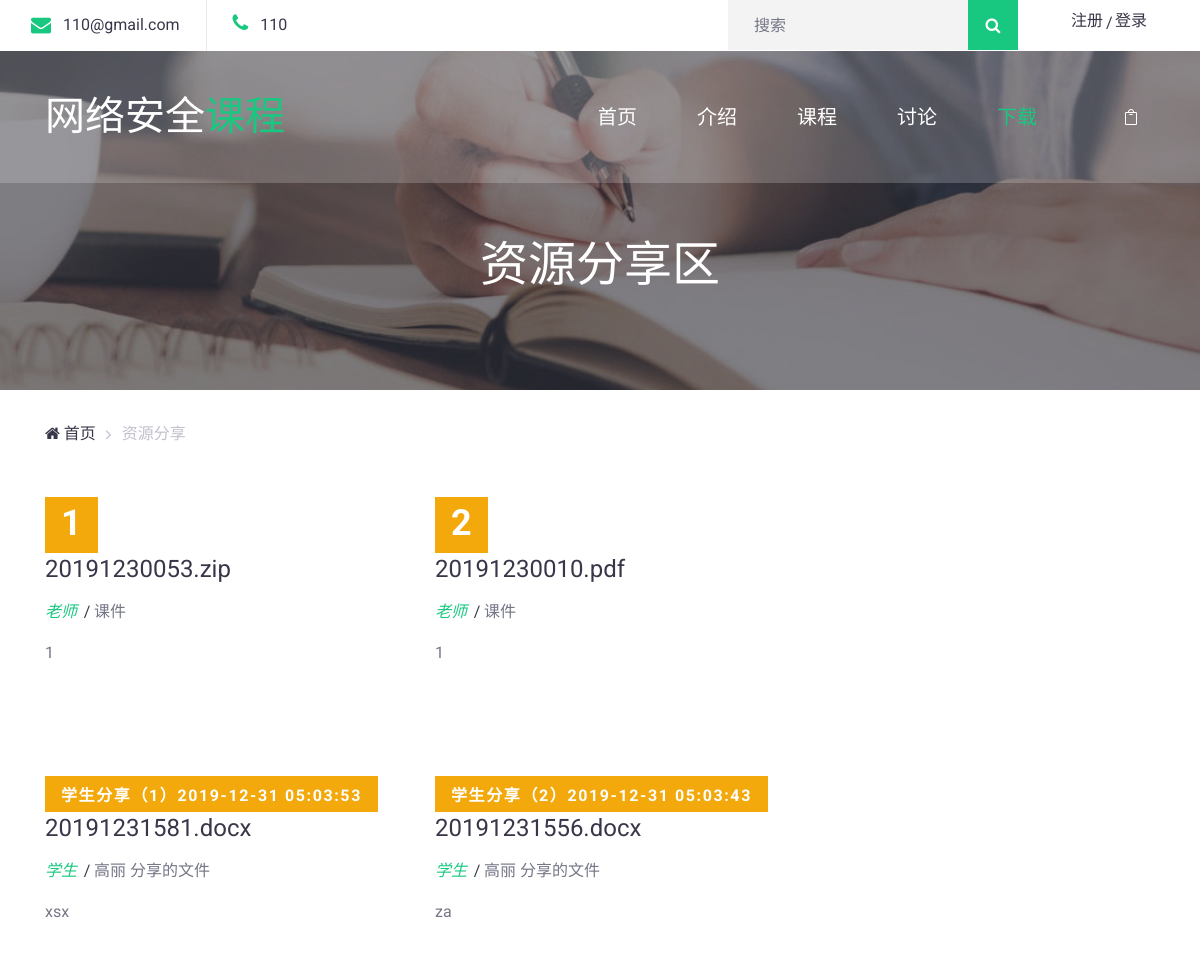
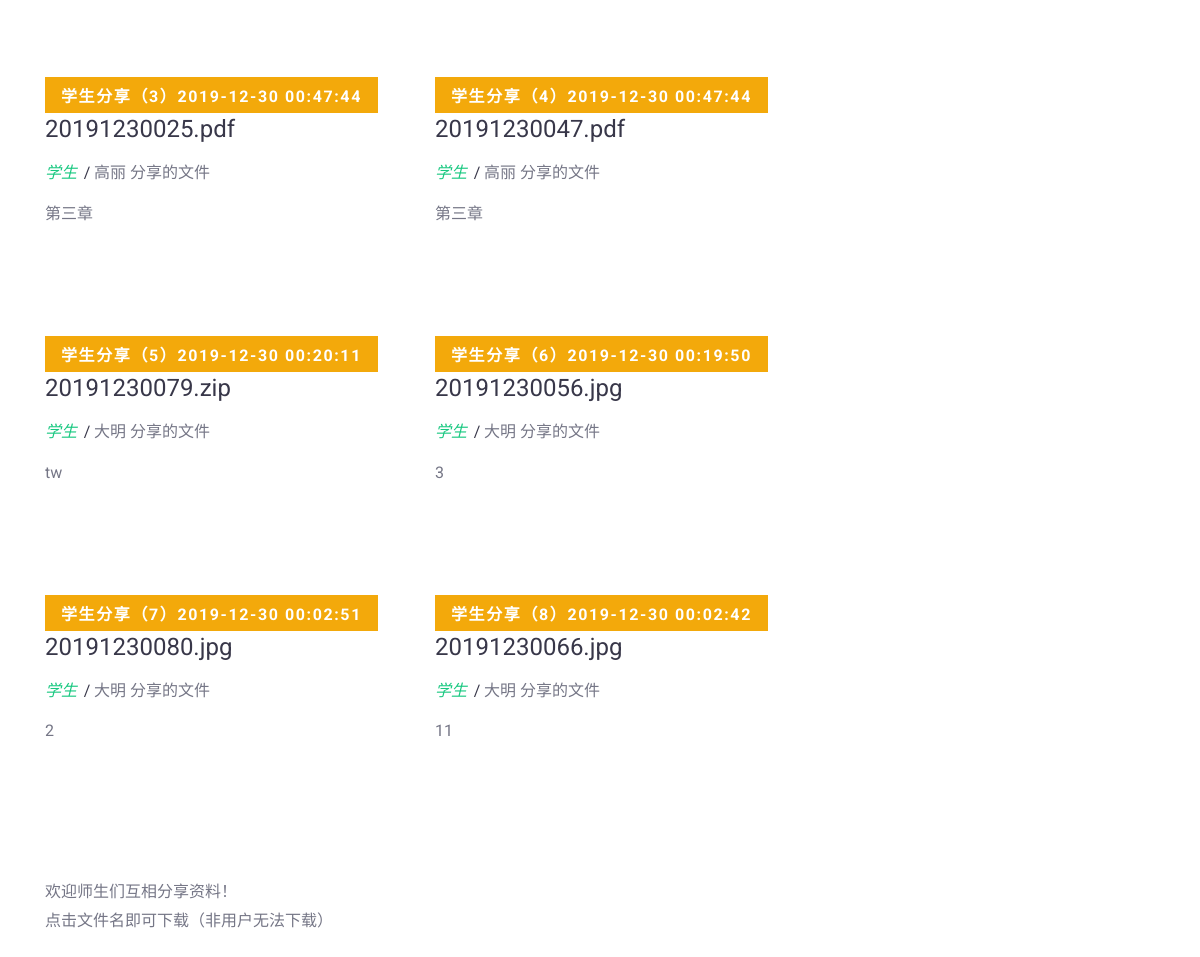
Page /1231/file.php on the committed database (2 pictures, top to bottom).
### tables this page shows
CREATE TABLE IF NOT EXISTS `course_file` (
  `cfname` varchar(32) NOT NULL,
  `flink` varchar(100) DEFAULT NULL,
  `fno` int(10) unsigned NOT NULL AUTO_INCREMENT,
  PRIMARY KEY (`fno`)
);

CREATE TABLE IF NOT EXISTS `student_file` (
  `sfname` varchar(32) NOT NULL,
  `flink` varchar(300) NOT NULL,
  `fno` int(10) unsigned NOT NULL AUTO_INCREMENT,
  `sname` varchar(32) DEFAULT NULL,
  `ftime` datetime NOT NULL,
  PRIMARY KEY (`fno`)
);

### 1231/inc/mysql.inc.php (called while the page is built, shortened)
<?php
function execute($link,$query){
	$result=mysqli_query($link,$query);
	return $result;
}
?>

### 1231/file.php (the view, shortened to what this page needs)
<?php
include_once './inc/mysql.inc.php';
include_once './inc/tool.inc.php';
$link=connect();
$member_id=is_login($link);
$isteacher=isteacher($link);
if(!$member_id){
	$html=<<<A
		<li><a href="sign-up.php">注册</a></li>
		<li><a href="sign-in.php">登录</a></li>
A;
}else if($isteacher){
	$html=<<<A
	<li><a href="./teacher-center/pixel-html/tea_self-center.php">老师后台管理系统</a></li>
	<li><a href="sign-out.php">退出</a></li>
A;
	$squery="select * from Teacher where teano={$member_id}";
	$sresult=execute($link, $squery);
	  while ($sdata=mysqli_fetch_assoc($sresult)){
	  	$tname=$sdata['name'];
	  }
	  $htmlupload=<<<load
                     <div class="col-12 col-lg-12">
                		<div class="contact-form">
                     	<form action="file.php?sname=isteacher" method="post" enctype="multipart/form-data" >
	                  		<h4>&emsp;&emsp;</h4>
							&emsp;<div class="jia">浏览</div>
							<input class="name" type="file" name="myfile" />
							<input type="text" name="sfname" placeholder="分享你的文件并填写文件描述，最多32个字符，支持" autocomplete="off"  >
							<input type="submit" name="submit" value="开始上传"/>
                    	</form>
                </div>
            </div>
load;
}
?>
<!DOCTYPE html>
<html lang="zh-CN">
<head>
    <link rel="stylesheet" href="css/bootstrap.min.css">
    <link rel="stylesheet" href="css/font-awesome.min.css">
    <link rel="stylesheet" href="css/elegant-fonts.css">
    <link rel="stylesheet" href="css/themify-icons.css">
    <link rel="stylesheet" href="css/swiper.min.css">
    <link rel="stylesheet" href="style.css">
    <link rel="stylesheet" href="a.css">
</head>
<body class="blog-page">
    <div class="page-header">
        <header class="site-header">
            <div class="top-header-bar">
                <div class="container-fluid">
                    <div class="row">
                        <div class="col-12 col-lg-6 d-none d-md-flex flex-wrap justify-content-center justify-content-lg-start mb-3 mb-lg-0">
                            <div class="header-bar-email d-flex align-items-center">
                                <i class="fa fa-envelope"></i><a href="#">110@gmail.com</a>
                            </div>
                            <div class="header-bar-text lg-flex align-items-center">
                                <p><i class="fa fa-phone"></i>110 </p>
                            </div>
                        </div>
                        <div class="col-12 col-lg-6 d-flex flex-wrap justify-content-center justify-content-lg-end align-items-center">
                            <div class="header-bar-search">
                                <form class="flex align-items-stretch">
                                    <input type="search" placeholder="搜索">
                                    <button type="submit" value="" class="flex justify-content-center align-items-center"><i class="fa fa-search"></i></button>
                                </form>
                            </div>
                            <div class="header-bar-menu">
                                <ul class="flex justify-content-center align-items-center py-2 pt-md-0">
                                     <?php echo $html ?>
                                     </ul>
                            </div>
                        </div>
                    </div>
                </div>
            </div>
            <div class="nav-bar">
                <div class="container">
                    <div class="row">
                        <div class="col-9 col-lg-3">
                            <div class="site-branding">
                                <h1 class="site-title"  style="font-size:40px"><a href="index.php" rel="home">网络安全<span>课程</span></a></h1>
                            </div>
                        </div>
                        <div class="col-3 col-lg-9 flex justify-content-end align-content-center">
                            <nav class="site-navigation flex justify-content-end align-items-center">
                                <ul class="flex flex-column flex-lg-row justify-content-lg-end align-content-center">
                                   <li style="font-size:20px"><a href="index.php">首页</a></li>
                                    <li style="font-size:20px"><a href="introduce.php">介绍</a></li>
                                    <li style="font-size:20px"><a href="course_info.php">课程</a></li>
                                    <li style="font-size:20px"><a href="./discuss/discuss.php">讨论</a></li>
                                    <li  class="current-menu-item"  style="font-size:20px"><a href="file.php">下载</a></li>
                                </ul>
                                <div class="header-bar-cart">
                                    <a href="#" class="flex justify-content-center align-items-center"><span aria-hidden="true" class="icon_bag_alt"></span></a>
                                </div>
                            </nav>
                        </div>
                    </div>
                </div>
            </div>
        </header>
        <div class="page-header-overlay">
            <div class="container">
                <div class="row">
                    <div class="col-12">
                        <header class="entry-header">
                            <h1>资源分享区</h1>
                        </header>
                    </div>
                </div>
            </div>
        </div>
    </div>
    <div class="container">
        <div class="row">
            <div class="col-12">
                <div class="breadcrumbs">
                    <ul class="flex flex-wrap align-items-center p-0 m-0">
                        <li><a href="index.php"><i class="fa fa-home"></i> 首页</a></li>
                        <li>资源分享</li>
                    </ul>
                </div>
            </div>
        </div>
        <div class="row">
       <br/><br/><br/>
            <div class="col-12 col-lg-8">
                <div class="blog-posts">
                    <div class="row mx-m-25">
                    	<?php
                    	$query1="select * from Course_File order by fno ";
                    	$result1=execute($link,$query1);
                    	while($data1=mysqli_fetch_assoc($result1)){
                    		$xianshi_link=substr($data1['flink'],12);
							$htmlfile_info_teacher=<<<ttt
							 <div class="col-12 col-md-6 px-25">
                            <div class="blog-post-content">
                                <figure class="blog-post-thumbnail position-relative m-0">
                                    <div class="posted-date position-absolute">
                                        <div class="day">{$data1['fno']}</div>
                                        <div class="month"></div>
                                    </div>
                                </figure>
                                <div class="blog-post-content-wrap">
                                    <header class="entry-header">
                                        <h2 class="entry-title"><a href="file.php?flink={$data1['flink']}">{$xianshi_link}</a></h2>
                                        <div class="entry-meta flex align-items-center">
                                            <div class="post-author"><a href="#">老师 </a></div>
                                            <div class="post-comments"><a href="#">课件</a></div>
                                        </div>
                                    </header>
                                    <div class="entry-content">
                                        <p>{$data1['cfname']}</p><p><br/></p><p><br/></p>
                                    </div>
                                </div>
                            </div>
                        </div>
ttt;
						echo $htmlfile_info_teacher;
                    	}
                    	?>
                    	<?php
                    	$query1="select * from Student_File order by fno desc";
                    	$result1=execute($link,$query1);
                    	$count=0;
                    	while($data1=mysqli_fetch_assoc($result1)){
							$count++;
							$xianshi_link=substr($data1['flink'],15);
							$htmlfile_info_stu=<<<ttt
							 <div class="col-12 col-md-6 px-25">
                            <div class="blog-post-content">
                                <figure class="blog-post-thumbnail position-relative m-0">
                                    <div class="posted-date position-absolute">
                                        <div class="month">学生分享（{$count}）{$data1['ftime']} </div>
                                    </div>
                                </figure>
                                <div class="blog-post-content-wrap">
                                    <header class="entry-header">
                                        <h2 class="entry-title"><a href="file.php?flink={$data1['flink']}">{$xianshi_link}</a></h2>
                                        <div class="entry-meta flex align-items-center">
                                            <div class="post-author"><a href="#">学生 </a></div>
                                            <div class="post-comments"><a href="#">{$data1['sname']}&nbsp;分享的文件 </a></div>
                                        </div>
                                    </header>
                                    <div class="entry-content">
                                        <p>{$data1['sfname']}</p>
                     			<p><br/></p><p><br/></p>
                                    </div>
                                </div>
                            </div>
                        </div>
ttt;
						echo $htmlfile_info_stu;
                    	}
                    	?>
                        <div class="col-12 col-md-6 px-25">
                            <div class="blog-post-content">
                                <div class="blog-post-content-wrap">
                                    <div class="entry-content">
                                        <p>欢迎师生们互相分享资料！<br/>  点击文件名即可下载（非用户无法下载）</p>
                                    </div>
                                </div>
                            </div>
                        </div>
                    </div>
                </div>
        </div>
    </div>
</body>
</html>

### rows in the picture
course_file: fno "1", flink "20191230053.zip", cfname "1"
course_file: fno "2", flink "20191230010.pdf", cfname "1"
student_file: ftime "2019-12-31 05:03:53", flink "20191231581.docx", sname "高丽", sfname "xsx"
student_file: ftime "2019-12-31 05:03:43", flink "20191231556.docx", sname "高丽", sfname "za"
student_file: ftime "2019-12-30 00:47:44", flink "20191230025.pdf", sname "高丽", sfname "第三章"
student_file: ftime "2019-12-30 00:47:44", flink "20191230047.pdf", sname "高丽", sfname "第三章"
student_file: ftime "2019-12-30 00:20:11", flink "20191230079.zip", sname "大明", sfname "tw"
student_file: ftime "2019-12-30 00:19:50", flink "20191230056.jpg", sname "大明", sfname "3"
student_file: ftime "2019-12-30 00:02:51", flink "20191230080.jpg", sname "大明", sfname "2"
student_file: ftime "2019-12-30 00:02:42", flink "20191230066.jpg", sname "大明", sfname "11"
